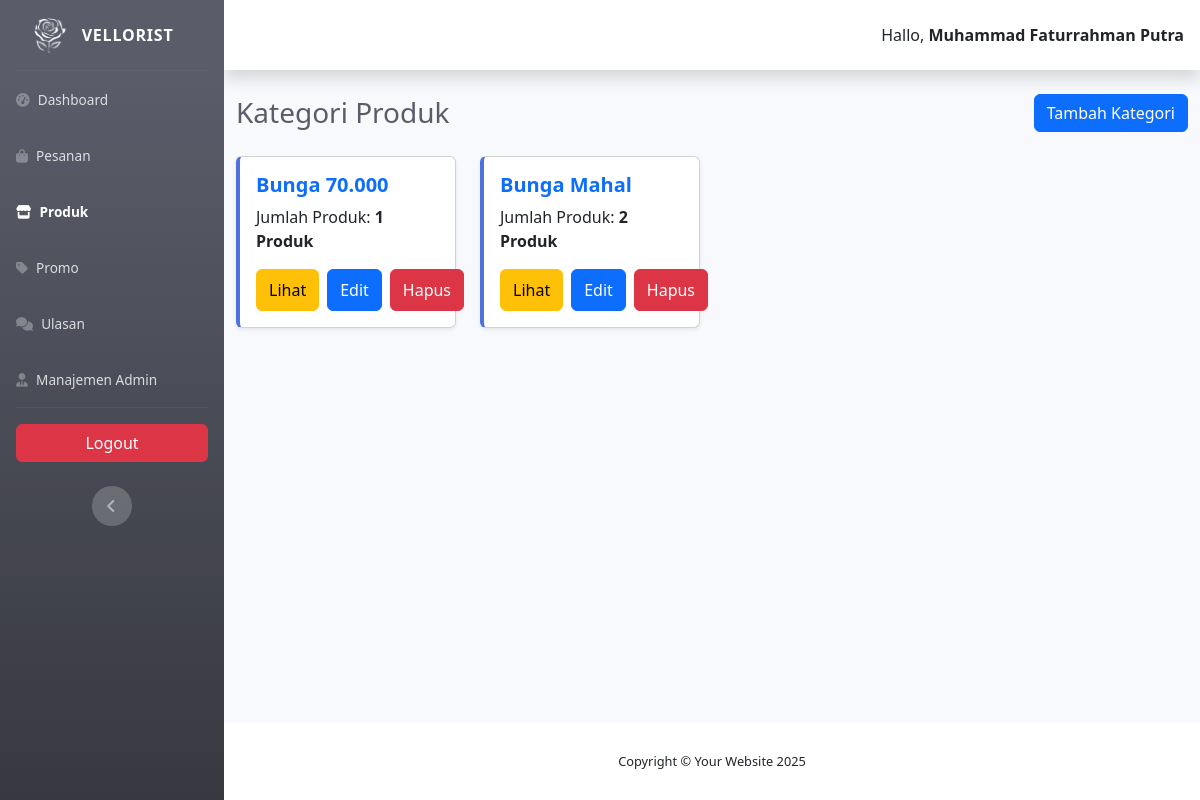
/admin/kategori/index.php (signed in), run on the app's committed database.
### tables this page shows
CREATE TABLE `kategori_produk` (
  `id_kategori` int(11) NOT NULL,
  `nama_kategori` varchar(50) NOT NULL
);

### admin/app/config_query.php (called while the page is built, shortened)
<?php
$base_url = 'http://localhost/vellorist-web/admin';
?>

### admin/kategori/index.php (the view, shortened to what this page needs)
<?php
include '../app/config_query.php';
function getCategoryList($conn)
{
    $query = "SELECT * FROM kategori_produk ORDER BY id_kategori ASC";
    $result = $conn->query($query);
    if ($result && $result->num_rows > 0) {
        return $result->fetch_all(MYSQLI_ASSOC);
    }
    return [];
}
function getJumlahProdukPerKategori($conn)
{
    $query = "SELECT id_kategori, COUNT(*) as jumlah_produk FROM produk GROUP BY id_kategori";
    $result = $conn->query($query);
    $jumlahProdukPerKategori = [];
    if ($result && $result->num_rows > 0) {
        while ($row = $result->fetch_assoc()) {
            $jumlahProdukPerKategori[$row['id_kategori']] = $row['jumlah_produk'];
        }
    }
    return $jumlahProdukPerKategori;
}
$categoryList = getCategoryList($conn);
$jumlah_produk_per_kategori = getJumlahProdukPerKategori($conn);
?>
<!DOCTYPE html>
<html lang="en">
<head>
    <link href="<?= $base_url ?>/vendor/fontawesome-free/css/all.min.css" rel="stylesheet" type="text/css" />
    <link rel="stylesheet" href="https://cdn.jsdelivr.net/npm/font-awesome@4.7.0/css/font-awesome.css">
    <link href="<?= $base_url ?>/css/sb-admin-2.min.css" rel="stylesheet" />
    <link rel="stylesheet" href="<?= $base_url ?>/css/bootstrap.css" />
</head>
<body id="page-top">
    <div id="wrapper">
        <ul class="navbar-nav bg-gradient-dark sidebar sidebar-dark accordion" id="accordionSidebar">
            <a class="sidebar-brand d-flex align-items-center justify-content-center" href="<?= $base_url ?>">
                <img src="../assets-admin/logo-obly.png" alt="logo-vellorist" height="35">
                <div class="sidebar-brand-text mx-3">Vellorist</div>
            </a>
            <hr class="sidebar-divider my-0" />
            <li class="nav-item">
                <a class="nav-link" href="<?= $base_url ?>">
                    <i class="fa-solid fa-gauge-high"></i>
                    <span class="text-s">Dashboard</span></a>
            </li>
            <li class="nav-item">
                <a class="nav-link" href="<?= $base_url ?>/pesanan">
                    <i class="fas fa-bag-shopping"></i>
                    <span class="text-s">Pesanan</span></a>
            </li>
            <li class="nav-item active">
                <a class="nav-link" href="<?= $base_url ?>/kategori">
                    <i class="fa-solid fa-store"></i>
                    <span class="text-s">Produk</span></a>
            </li>
            <li class="nav-item">
                <a class="nav-link" href="<?= $base_url ?>/promo">
                    <i class="fa-solid fa-tag"></i>
                    <span class="text-s">Promo</span></a>
            </li>
            <li class="nav-item">
                <a class="nav-link" href="<?= $base_url ?>/ulasan">
                    <i class="fas fa-comments"></i>
                    <span class="text-s">Ulasan</span></a>
            </li>
            <?php if (isset($_SESSION['role']) && $_SESSION['role'] == 'Superadmin'): ?>
                <li class="nav-item">
                    <a class="nav-link" href="<?= $base_url ?>/admin-management">
                        <i class="fa-solid fa-user-tie"></i>
                        <span class="text-s">Manajemen Admin</span></a>
                </li>
            <?php endif; ?>
            <hr class="sidebar-divider d-none d-md-block" />
            <a href="<?= $base_url ?>/logout" class="btn btn-danger mx-3 mb-4">
                Logout
            </a>
            <div class="text-center d-none d-md-inline">
                <button class="rounded-circle border-0" id="sidebarToggle"></button>
            </div>
        </ul>
        <div id="content-wrapper" class="d-flex flex-column">
            <div id="content">
                <nav class="navbar navbar-expand navbar-light bg-white topbar mb-4 static-top shadow">
                    <ul class="navbar-nav ml-auto">
                        <li class="nav-item dropdown no-arrow">
                            <div class="nav-link dropdown-toggle">
                                <span class="mr-2 d-none d-lg-inline text-dark">Hallo, <strong><?= $_SESSION['nama']; ?></strong></span>
                            </div>
                        </li>
                    </ul>
                </nav>
                <div class="container-fluid">
                    <div class="d-flex align-items-center justify-content-between mb-4">
                        <h1 class="h3 mb-0 text-gray-800">Kategori Produk</h1>
                        <a href="<?= $base_url ?>/kategori/add-kategori.php" type="button" class="btn btn-primary" data-toggle="modal"
                            data-target="#addProductModal">
                            Tambah Kategori
                        </a>
                    </div>
                    <div class="row">
                        <?php if (!empty($categoryList)) : ?>
                            <?php foreach ($categoryList as $category) : ?>
                                <div class="col-xl-3 col-md-6 mb-4">
                                    <div class="card border-left-primary shadow-sm">
                                        <div class="card-body">
                                            <div class="d-flex flex-column align-items-start">
                                                <h5 class="card-title text-primary font-weight-bold text-primary mb-2">
                                                    <?= htmlspecialchars($category['nama_kategori']) ?>
                                                </h5>
                                                <p class="card-text text-dark">
                                                    Jumlah Produk:
                                                    <strong>
                                                        <?= isset($jumlah_produk_per_kategori[$category['id_kategori']])
                                                            ? $jumlah_produk_per_kategori[$category['id_kategori']]
                                                            : 0 ?> Produk
                                                    </strong>
                                                </p>
                                                <div class="w-100 d-flex justify-content-between gap-2">
                                                    <a href="<?= $base_url ?>/kategori/produk/index.php?id=<?= $category['id_kategori'] ?>" class="btn btn-warning flex-grow-1 py-2">
                                                        Lihat
                                                    </a>
                                                    <a href="<?= $base_url ?>/kategori/edit-kategori.php?id=<?= $category['id_kategori'] ?>" class="btn btn-primary flex-grow-1 py-2">
                                                        Edit
                                                    </a>
                                                    <a href="<?= $base_url ?>/kategori/delete-kategori.php?id=<?= $category['id_kategori'] ?>"
                                                        class="btn btn-danger flex-grow-1 py-2"
                                                        onclick="return confirm('Apakah Anda yakin ingin menghapus kategori ini?')">
                                                        Hapus
                                                    </a>
                                                </div>
                                            </div>
                                        </div>
                                    </div>
                                </div>
                            <?php endforeach; ?>
                        <?php else : ?>
                            <span colspan="8" class="text-center">Tidak ada data Kategori.</span>
                        <?php endif; ?>
                    </div>
                </div>
            </div>
            <footer class="sticky-footer bg-white">
                <div class="container my-auto">
                    <div class="copyright text-center my-auto">
                        <span>Copyright &copy; Your Website 2025</span>
                    </div>
                </div>
            </footer>
        </div>
    </div>
</body>
</html>

### data on the page
kategori_produk: nama_kategori "Bunga 70.000", id_kategori "1"
kategori_produk: nama_kategori "Bunga Mahal", id_kategori "2"

### other printed values
$_SESSION['nama'] "Muhammad Faturrahman Putra"
